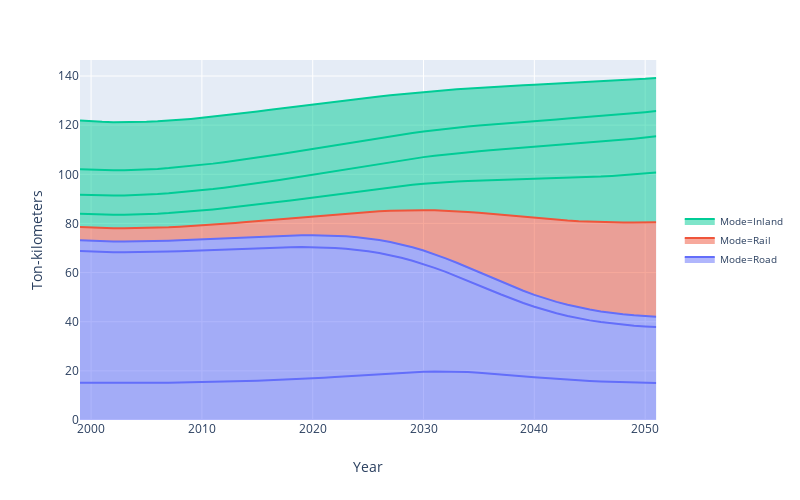
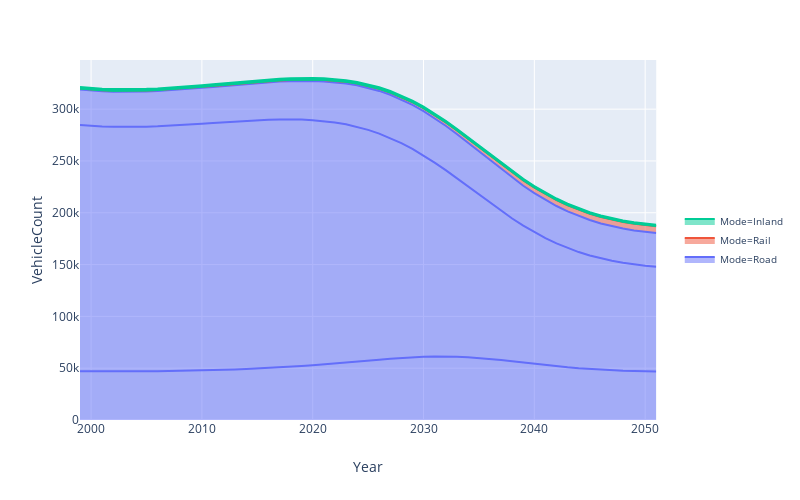

Notebook cell for these charts, in order:
### Code cell
###    R U N   F U N C T I O N S   F R E I G H T   T R A N S P O R T 

### H I G H   S C E N A R I O 
dfHF, DHF = RoadFirst(x, PolyHF)
BinaryShifts(x, DHF, 'HoogFreight', figs=False)
dfHF, STVhf = ServiceToFreightVehicles(x, dfHF, figs=False)
PlotService(x, dfHF, y='Share', scn='HoogFreight', figs=False)
PlotService(x, dfHF, y='Ton-kilometers', scn='HoogFreight', figs=False)
PlotService(x, dfHF, y='VehicleCount', scn='HoogFreight', figs=False)

### L O W   S C E N A R I O 
dfLF, DLF = RoadFirst(x, PolyLF)
BinaryShifts(x, DLF, 'LaagFreight', figs=False)
dfLF, STVlf = ServiceToFreightVehicles(x, dfLF, figs=False)
PlotService(x, dfLF, y='Share', scn='LaagFreight', figs=False)
PlotService(x, dfLF, y='Ton-kilometers', scn='LaagFreight', figs=True)
PlotService(x, dfLF, y='VehicleCount', scn='LaagFreight', figs=True)
